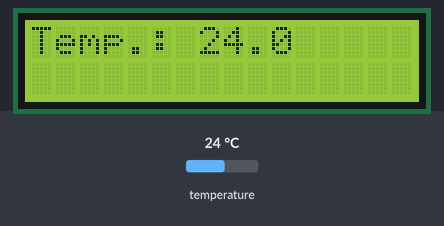
Recording of a sketch running on a simulated ESP8266 (NodeMCU). Shown: 16×2 character LCD. Inputs (shaded band) come from the test bench; at power-on: temperature 24 °C. What the sketch prints to the serial monitor is not drawn.

Above: at 3.2 s.
3.3 s: temperature set to 12 °C
At 6.2 s:
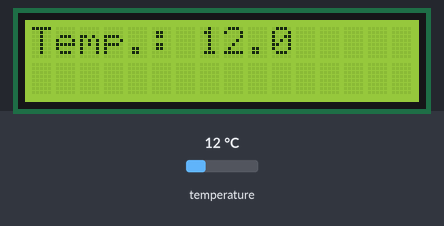
7.1 s: temperature set to 19 °C
At 9.6 s:
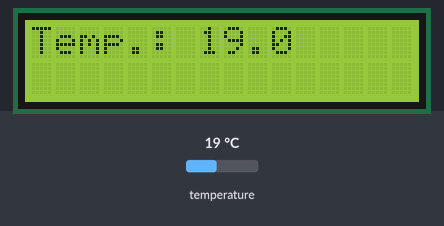
10.8 s: temperature set to 28 °C
At 11.7 s:
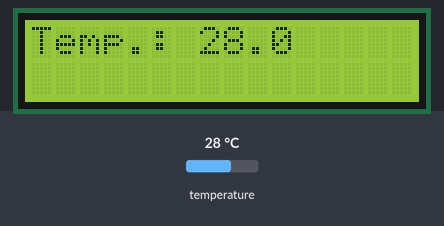
Timing chart, 0 to 13.8 s (numbered marks = the images above; inputs shaded):
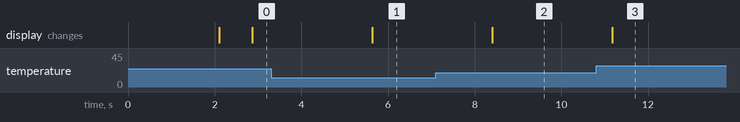

Measured:
- after the input at 3.3 s, the display: changes after 2.3 s (image 1)
- after the input at 7.1 s, the display: changes after 1.3 s (image 2)
- after the input at 10.8 s, the display: changes after 0.37 s (image 3)

The sketch:

temp_display.ino
```cpp
#include <LiquidCrystal_I2C.h>
#include <DallasTemperature.h>
#include <OneWire.h>
#include <Wire.h>

// Define platform-specific pins
#ifdef ESP32
  #define ONE_WIRE_BUS 32  // Use GPIO 32 for OneWire on ESP32
  #define SDA_PIN 21       // Use GPIO 21 for SDA on ESP32
  #define SCL_PIN 22       // Use GPIO 22 for SCL on ESP32
#elif defined(ESP8266)
  #define ONE_WIRE_BUS D2  // Use D2 for OneWire on ESP8266
  #define SDA_PIN D1        // Use D1 for SDA on ESP8266
  #define SCL_PIN D2        // Use D2 for SCL on ESP8266 (shared with OneWire)
#else
  #define ONE_WIRE_BUS A3  // Use A3 for OneWire on Arduino Uno
  #define SDA_PIN A4        // Use A4 for SDA on Arduino Uno
  #define SCL_PIN A5        // Use A5 for SCL on Arduino Uno
#endif

#define TEMP_SIZE 7

// Setup a OneWire instance to communicate with any OneWire devices
OneWire oneWire(ONE_WIRE_BUS);

// Pass our OneWire reference to Dallas Temperature.
DallasTemperature DS18B20(&oneWire);

char temperatureCString[TEMP_SIZE];
char previousTemp[TEMP_SIZE] = "init";

LiquidCrystal_I2C lcd(0x27, 16, 2); // The I2C address may be different in your project, see the notes below.

void setup() {
  Serial.begin(115200);

  Wire.begin(SDA_PIN, SCL_PIN);

  lcd.init();
  lcd.backlight();
  lcd.setCursor(5, 0);
  lcd.print("HELLO");
  lcd.setCursor(5, 1);
  lcd.print("WORLD");

  delay(2000);

  DS18B20.begin();

  lcd.clear();
  lcd.setCursor(0, 0);
  lcd.print("Temp.:");
}

void getTemperature() {
  float tempC;
  do {
    DS18B20.requestTemperatures();
    tempC = DS18B20.getTempCByIndex(0);
    dtostrf(tempC, 3, 1, temperatureCString);
    if (tempC == (-127)) {
      delay(100);
    }
  } while (tempC == (-127.0));
}

void loop() {
  getTemperature();

  Serial.println(temperatureCString);

  if (strcmp(previousTemp, temperatureCString) != 0) {
    lcd.setCursor(7, 0);
    lcd.print(temperatureCString);
    strncpy(previousTemp, temperatureCString, TEMP_SIZE);
  }

  delay(2000);
}
```
